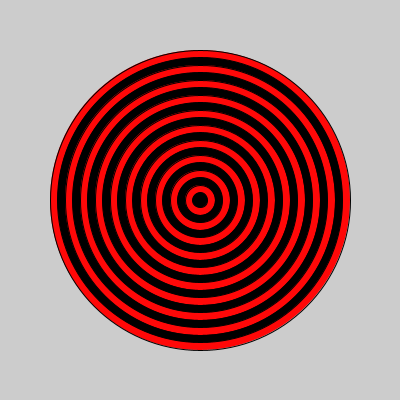
Frame 1 (no input)
Frame 60 (the mouse pressed at the canvas centre just before this capture): identical to frame 1, image omitted
Frame 120 (the mouse held since frame 60 and released just before this capture): identical to frame 1, image omitted

The Processing sketch that drew this single still picture (run headless with seeded random() and noise(); from frame 60 on, the mouse is pressed at the canvas centre):

// Processing sketch: bullseye
// ── bullseye.pde
void setup () {
  size (400, 400);
  int r = 50;
  int b = 45;
  for(int i = 20; i > 0; i--) {
    if(i % 2 == 0){
    fill(#FF0808);
      ellipse(200, 200, i * 15, i *15);
  }
  else {
    fill(#000000);
    ellipse(200,200, i * 15, i * 15);
    
    
  }
  }
}


void draw() {
  
  
  
  
}
